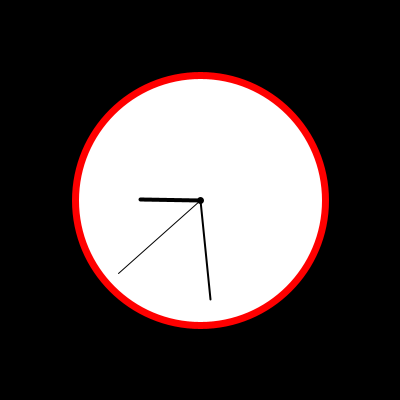
Frame 1 (no input)
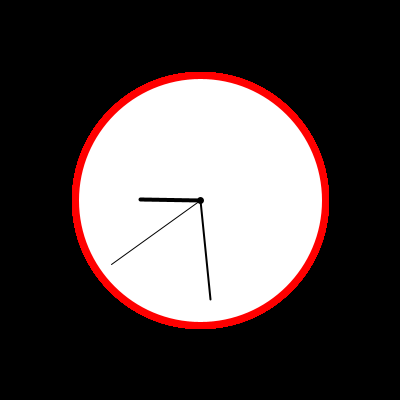
Frame 60 (the mouse pressed at the canvas centre just before this capture)
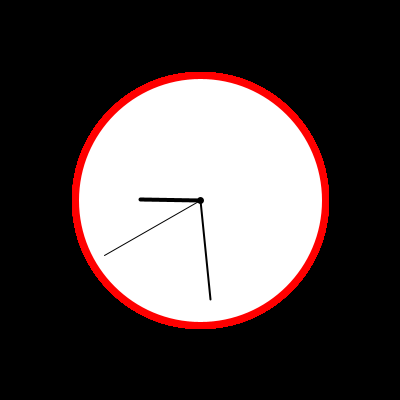
Frame 120 (the mouse held since frame 60 and released just before this capture)

The Processing sketch that drew these frames (run headless with seeded random() and noise(); from frame 60 on, the mouse is pressed at the canvas centre):

// Processing sketch: clock1
// ── clock1.pde

void setup(){
  size(400,400);
  smooth();
  background(#000000);
}

void draw(){
stroke(255,0,0);
strokeWeight(7);
ellipse(200,200,250,250);
stroke(0);
point(200,200);

strokeWeight(1);
hands(110,second(),60);

strokeWeight(2);
hands(100,minute(),60);

strokeWeight(4);
hands(60,hour(),12);

}

void hands(float size , float variation, float divideby)
{
float x = 200 +size * cos(variation * TWO_PI /divideby - PI / 2.0);
float y = 200 +size * sin(variation * TWO_PI /divideby - PI / 2.0);
line(200,200,x,y);
}
